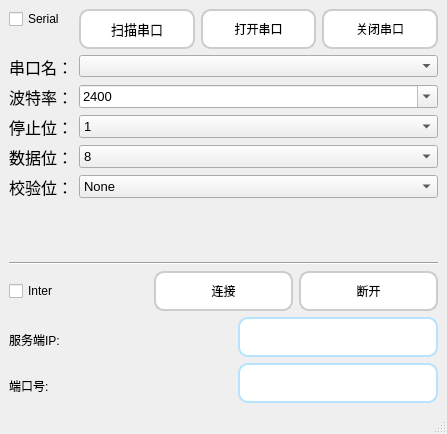
<?xml version="1.0" encoding="UTF-8"?>
<ui version="4.0">
 <class>Connectway</class>
 <widget class="QMainWindow" name="Connectway">
  <property name="geometry">
   <rect>
    <x>0</x>
    <y>0</y>
    <width>447</width>
    <height>434</height>
   </rect>
  </property>
  <property name="windowTitle">
   <string>MainWindow</string>
  </property>
  <widget class="QWidget" name="centralwidget">
   <layout class="QVBoxLayout" name="verticalLayout_3">
    <item>
     <layout class="QVBoxLayout" name="verticalLayout_2">
      <item>
       <layout class="QFormLayout" name="formLayout">
        <item row="0" column="0">
         <widget class="QCheckBox" name="checkBoxserial">
          <property name="styleSheet">
           <string notr="true">font: 600 11pt &quot;Segoe UI Semibold&quot;;</string>
          </property>
          <property name="text">
           <string>Serial</string>
          </property>
         </widget>
        </item>
        <item row="0" column="1">
         <layout class="QHBoxLayout" name="horizontalLayout_3">
          <item>
           <widget class="QPushButton" name="scanPushButton">
            <property name="minimumSize">
             <size>
              <width>0</width>
              <height>40</height>
             </size>
            </property>
            <property name="font">
             <font>
              <family>楷体</family>
              <pointsize>10</pointsize>
              <italic>false</italic>
              <bold>false</bold>
             </font>
            </property>
            <property name="styleSheet">
             <string notr="true">QPushButton {
	font: 10pt &quot;楷体&quot;;
    border: 2px solid#cccccc;
    border-radius: 10px;
    padding: 5px 15px;
   background-color: rgb(255, 255, 255);
}QPushButton:hover {
            background-color: rgb(184, 184, 184); 
        }</string>
            </property>
            <property name="text">
             <string>扫描串口</string>
            </property>
           </widget>
          </item>
          <item>
           <widget class="QPushButton" name="openserialpushButton">
            <property name="minimumSize">
             <size>
              <width>0</width>
              <height>40</height>
             </size>
            </property>
            <property name="styleSheet">
             <string notr="true">QPushButton {
	font: 10pt &quot;楷体&quot;;
    border: 2px solid#cccccc;
    border-radius: 10px;
    padding: 5px 15px;
   background-color: rgb(255, 255, 255);
}QPushButton:hover {
   background-color: rgb(184, 184, 184);
        }</string>
            </property>
            <property name="text">
             <string>打开串口</string>
            </property>
           </widget>
          </item>
          <item>
           <widget class="QPushButton" name="outserialpushButton">
            <property name="minimumSize">
             <size>
              <width>0</width>
              <height>40</height>
             </size>
            </property>
            <property name="styleSheet">
             <string notr="true">QPushButton {
	font: 10pt &quot;楷体&quot;;
    border: 2px solid#cccccc;
    border-radius: 10px;
    padding: 5px 15px;
   background-color: rgb(255, 255, 255);
}QPushButton:hover {
   background-color: rgb(184, 184, 184);
        }</string>
            </property>
            <property name="text">
             <string>关闭串口</string>
            </property>
           </widget>
          </item>
         </layout>
        </item>
        <item row="1" column="0">
         <widget class="QLabel" name="serialPortLabel">
          <property name="font">
           <font>
            <family>楷体</family>
            <pointsize>12</pointsize>
           </font>
          </property>
          <property name="text">
           <string>串口名：</string>
          </property>
         </widget>
        </item>
        <item row="1" column="1">
         <widget class="QComboBox" name="serialPortComboBox"/>
        </item>
        <item row="2" column="0">
         <widget class="QLabel" name="baudRateLabel">
          <property name="font">
           <font>
            <family>楷体</family>
            <pointsize>12</pointsize>
           </font>
          </property>
          <property name="text">
           <string>波特率：</string>
          </property>
         </widget>
        </item>
        <item row="2" column="1">
         <widget class="QComboBox" name="baudRateComboBox">
          <property name="font">
           <font>
            <pointsize>10</pointsize>
           </font>
          </property>
          <property name="editable">
           <bool>true</bool>
          </property>
          <item>
           <property name="text">
            <string>2400</string>
           </property>
          </item>
          <item>
           <property name="text">
            <string>4800</string>
           </property>
          </item>
          <item>
           <property name="text">
            <string>9600</string>
           </property>
          </item>
          <item>
           <property name="text">
            <string>14400</string>
           </property>
          </item>
          <item>
           <property name="text">
            <string>19200</string>
           </property>
          </item>
          <item>
           <property name="text">
            <string>115200</string>
           </property>
          </item>
         </widget>
        </item>
        <item row="3" column="0">
         <widget class="QLabel" name="stopLabel">
          <property name="font">
           <font>
            <family>楷体</family>
            <pointsize>12</pointsize>
           </font>
          </property>
          <property name="text">
           <string>停止位：</string>
          </property>
         </widget>
        </item>
        <item row="3" column="1">
         <widget class="QComboBox" name="stopComboBox">
          <property name="font">
           <font>
            <pointsize>10</pointsize>
           </font>
          </property>
          <item>
           <property name="text">
            <string>1</string>
           </property>
          </item>
          <item>
           <property name="text">
            <string>2</string>
           </property>
          </item>
          <item>
           <property name="text">
            <string>1.5</string>
           </property>
          </item>
         </widget>
        </item>
        <item row="4" column="0">
         <widget class="QLabel" name="dataLabel">
          <property name="font">
           <font>
            <family>楷体</family>
            <pointsize>12</pointsize>
           </font>
          </property>
          <property name="text">
           <string>数据位：</string>
          </property>
         </widget>
        </item>
        <item row="4" column="1">
         <widget class="QComboBox" name="dataComboBox">
          <property name="font">
           <font>
            <pointsize>10</pointsize>
           </font>
          </property>
          <item>
           <property name="text">
            <string>8</string>
           </property>
          </item>
          <item>
           <property name="text">
            <string>7</string>
           </property>
          </item>
          <item>
           <property name="text">
            <string>6</string>
           </property>
          </item>
          <item>
           <property name="text">
            <string>5</string>
           </property>
          </item>
         </widget>
        </item>
        <item row="5" column="0">
         <widget class="QLabel" name="checkLabel">
          <property name="font">
           <font>
            <family>楷体</family>
            <pointsize>12</pointsize>
           </font>
          </property>
          <property name="text">
           <string>校验位：</string>
          </property>
         </widget>
        </item>
        <item row="5" column="1">
         <widget class="QComboBox" name="checkComboBox">
          <property name="font">
           <font>
            <pointsize>10</pointsize>
           </font>
          </property>
          <item>
           <property name="text">
            <string>None</string>
           </property>
          </item>
          <item>
           <property name="text">
            <string>Odd</string>
           </property>
          </item>
          <item>
           <property name="text">
            <string>Even</string>
           </property>
          </item>
         </widget>
        </item>
       </layout>
      </item>
      <item>
       <widget class="Line" name="line">
        <property name="orientation">
         <enum>Qt::Horizontal</enum>
        </property>
       </widget>
      </item>
      <item>
       <layout class="QVBoxLayout" name="verticalLayout">
        <item>
         <layout class="QHBoxLayout" name="horizontalLayout_2">
          <item>
           <widget class="QCheckBox" name="checkBoxinter">
            <property name="styleSheet">
             <string notr="true">font: 600 11pt &quot;Segoe UI Semibold&quot;;</string>
            </property>
            <property name="text">
             <string>Inter</string>
            </property>
           </widget>
          </item>
          <item>
           <widget class="QPushButton" name="interconpushButton">
            <property name="minimumSize">
             <size>
              <width>0</width>
              <height>40</height>
             </size>
            </property>
            <property name="styleSheet">
             <string notr="true">QPushButton {
	font: 10pt &quot;楷体&quot;;
    border: 2px solid#cccccc;
    border-radius: 10px;
    padding: 5px 15px;
   background-color: rgb(255, 255, 255);
}QPushButton:hover {
   background-color: rgb(184, 184, 184);
        }</string>
            </property>
            <property name="text">
             <string>连接</string>
            </property>
           </widget>
          </item>
          <item>
           <widget class="QPushButton" name="outinterpushButton">
            <property name="minimumSize">
             <size>
              <width>0</width>
              <height>40</height>
             </size>
            </property>
            <property name="styleSheet">
             <string notr="true">QPushButton {
	font: 10pt &quot;楷体&quot;;
    border: 2px solid#cccccc;
    border-radius: 10px;
    padding: 5px 15px;
   background-color: rgb(255, 255, 255);
}QPushButton:hover {
   background-color: rgb(184, 184, 184);
        }</string>
            </property>
            <property name="text">
             <string>断开</string>
            </property>
           </widget>
          </item>
         </layout>
        </item>
        <item>
         <layout class="QHBoxLayout" name="horizontalLayout" stretch="0,0,0">
          <item>
           <widget class="QLabel" name="IPlabel">
            <property name="minimumSize">
             <size>
              <width>120</width>
              <height>35</height>
             </size>
            </property>
            <property name="maximumSize">
             <size>
              <width>120</width>
              <height>30</height>
             </size>
            </property>
            <property name="styleSheet">
             <string notr="true">	font: 13pt &quot;楷体&quot;;</string>
            </property>
            <property name="text">
             <string>服务端IP: </string>
            </property>
           </widget>
          </item>
          <item>
           <spacer name="horizontalSpacer">
            <property name="orientation">
             <enum>Qt::Horizontal</enum>
            </property>
            <property name="sizeHint" stdset="0">
             <size>
              <width>40</width>
              <height>20</height>
             </size>
            </property>
           </spacer>
          </item>
          <item>
           <widget class="QLineEdit" name="IPlineEdit">
            <property name="minimumSize">
             <size>
              <width>200</width>
              <height>35</height>
             </size>
            </property>
            <property name="maximumSize">
             <size>
              <width>220</width>
              <height>16777215</height>
             </size>
            </property>
            <property name="styleSheet">
             <string notr="true">QLineEdit {
    border-radius: 10px;
    padding: 10px;
    border: 2px solid #b7e3ff;
    background-color: #ffffff;
    /* 可选：设置字体和颜色 */
   	font: 10pt &quot;幼圆&quot;;
    color: #333333;
}</string>
            </property>
           </widget>
          </item>
         </layout>
        </item>
        <item>
         <layout class="QHBoxLayout" name="horizontalLayout_6">
          <item>
           <widget class="QLabel" name="daunkoulabel">
            <property name="minimumSize">
             <size>
              <width>120</width>
              <height>35</height>
             </size>
            </property>
            <property name="maximumSize">
             <size>
              <width>120</width>
              <height>30</height>
             </size>
            </property>
            <property name="styleSheet">
             <string notr="true">	font: 13pt &quot;楷体&quot;;</string>
            </property>
            <property name="text">
             <string>端口号: </string>
            </property>
           </widget>
          </item>
          <item>
           <spacer name="horizontalSpacer_2">
            <property name="orientation">
             <enum>Qt::Horizontal</enum>
            </property>
            <property name="sizeHint" stdset="0">
             <size>
              <width>40</width>
              <height>20</height>
             </size>
            </property>
           </spacer>
          </item>
          <item>
           <widget class="QLineEdit" name="duankoulineEdit">
            <property name="minimumSize">
             <size>
              <width>200</width>
              <height>35</height>
             </size>
            </property>
            <property name="maximumSize">
             <size>
              <width>220</width>
              <height>16777215</height>
             </size>
            </property>
            <property name="styleSheet">
             <string notr="true">QLineEdit {
    border-radius: 10px;
    padding: 10px;
    border: 2px solid #b7e3ff;
    background-color: #ffffff;
    /* 可选：设置字体和颜色 */
   	font: 10pt &quot;幼圆&quot;;
    color: #333333;
}</string>
            </property>
           </widget>
          </item>
         </layout>
        </item>
       </layout>
      </item>
     </layout>
    </item>
   </layout>
  </widget>
  <widget class="QMenuBar" name="menubar">
   <property name="geometry">
    <rect>
     <x>0</x>
     <y>0</y>
     <width>447</width>
     <height>25</height>
    </rect>
   </property>
  </widget>
  <widget class="QStatusBar" name="statusbar"/>
 </widget>
 <resources/>
 <connections/>
</ui>
